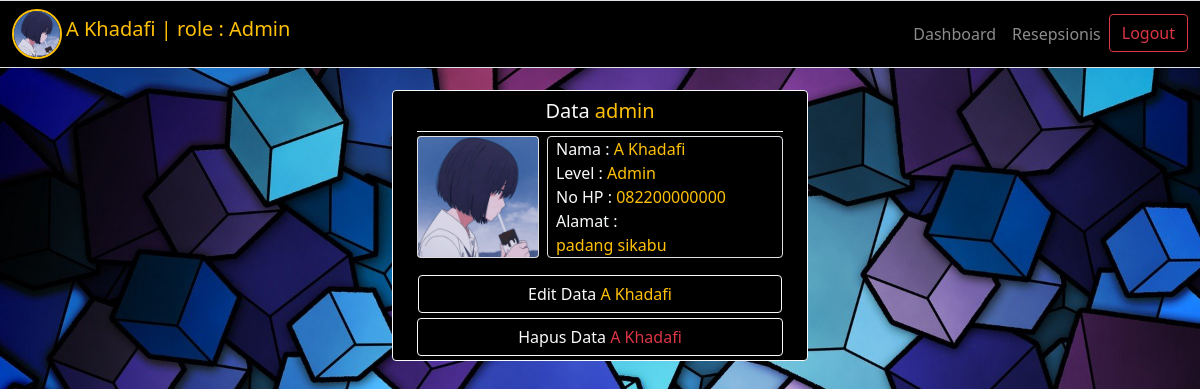
/admin/detail.php?user=admin (signed in), run on the app's committed database.
### tables this page shows
CREATE TABLE `user` (
  `username` varchar(100) NOT NULL,
  `password` varchar(100) NOT NULL,
  `gambar` varchar(200) DEFAULT NULL,
  `role` enum('Admin','Resepsionis','Tamu','') NOT NULL,
  `nama` varchar(50) DEFAULT NULL,
  `no_hp` varchar(15) DEFAULT NULL,
  `alamat` text DEFAULT NULL
);

### admin/functions.php (called while the page is built, shortened)
<?php
$conn = mysqli_connect("localhost", "root", "", "hotel-hebat");
function query($query)
{
	global $conn;
	$result = mysqli_query($conn, $query);
	$rows = [];
	while ($row = mysqli_fetch_assoc($result)) {
		$rows[] = $row;
	}
	return $rows;
}

### admin/detail.php (the view, shortened to what this page needs)
<?php
require 'functions.php';
$user = $_GET['user'];
$resepsionis = query("SELECT * FROM user WHERE username = '$user'")[0];
?>
<!DOCTYPE html>
<html>
<head>
  <link href="https://cdn.jsdelivr.net/npm/bootstrap@5.1.3/dist/css/bootstrap.min.css" rel="stylesheet">
  <link rel="stylesheet" href="https://cdn.datatables.net/1.11.4/css/dataTables.bootstrap5.min.css">
</head>
<body class="bg">
  <?php
  include './navbar.php';
  ?>
  <div class="container-fluid" style="margin-top: 90px;">
    <div class="row">
      <div class="col">
        <div class="card border-light container-fluid pb-1 text-light" style="width: 26rem; background-color:black;">
          <h5 class="card-header bg-transparent text-center border-light text-light">Data <span class="text-warning"><?= $resepsionis['username']; ?></span></h5>
          <div class="row">
            <div class="col-4">
              <img src="../img/user/pp/<?= $resepsionis['gambar']; ?>" style="width: 122px;" class="card mt-1 mb-1" alt="PP">
            </div>
            <div class="col-8 mt-1">
              <div class="border rounded px-2">
                <p class="card-text bg-transparent text-start border-light text-light">
                  Nama : <span class="text-warning"><?= $resepsionis['nama']; ?></span>
                  <br>
                  Level : <span class="text-warning"><?= $resepsionis['role']; ?></span>
                  <br>
                  No HP : <span class="text-warning"><?= $resepsionis['no_hp']; ?></span>
                  <br>
                  Alamat :
                  <br>
                  <span class="text-warning"><?= $resepsionis['alamat']; ?></span>
              </div>
            </div>
          </div>
          <div class="card" style="width:auto; background-color:black;">
            <a type="button" class="btn btn-outline-light d-block mb-1" data-bs-toggle="modal" data-bs-target="#TbResepsionis">Edit Data <span class="text-warning"><?= $resepsionis['nama']; ?></a>
          </div>
          <a type="button" class="btn btn-outline-light d-block" data-bs-toggle="modal" data-bs-target="#va-hapus">
            Hapus Data <span class="text-danger"><?= $resepsionis['nama']; ?></span>
          </a>
        </div>
      </div>
    </div>
  </div>
</body>
</html>

### admin/detail.php (style rules this page uses)
.bg { background-image: url(../img/a3.jpg); background-size: cover; background-repeat: no-repeat; background-attachment: fixed; }

### data on the page
user: username "admin", gambar (picture), nama "A Khadafi", role "Admin", no_hp "082200000000", alamat "padang sikabu"

### other printed values
$_SESSION['nama'] "A Khadafi"
$_SESSION['role'] "Admin"
